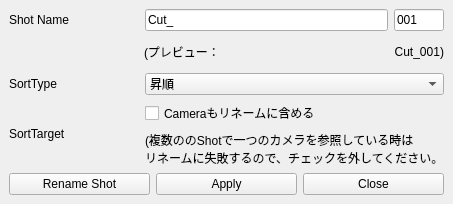
<?xml version="1.0" encoding="UTF-8"?>
<ui version="4.0">
 <class>MainWindow</class>
 <widget class="QMainWindow" name="MainWindow">
  <property name="geometry">
   <rect>
    <x>0</x>
    <y>0</y>
    <width>387</width>
    <height>204</height>
   </rect>
  </property>
  <property name="windowTitle">
   <string>ShotRenamer</string>
  </property>
  <widget class="QWidget" name="centralwidget">
   <layout class="QVBoxLayout" name="verticalLayout_2">
    <item>
     <layout class="QHBoxLayout" name="horizontalLayout_6">
      <item>
       <widget class="QLabel" name="label_7">
        <property name="sizePolicy">
         <sizepolicy hsizetype="Fixed" vsizetype="Fixed">
          <horstretch>0</horstretch>
          <verstretch>0</verstretch>
         </sizepolicy>
        </property>
        <property name="minimumSize">
         <size>
          <width>130</width>
          <height>0</height>
         </size>
        </property>
        <property name="text">
         <string>Shot Name</string>
        </property>
       </widget>
      </item>
      <item>
       <widget class="QLineEdit" name="shotName">
        <property name="sizePolicy">
         <sizepolicy hsizetype="Minimum" vsizetype="Fixed">
          <horstretch>0</horstretch>
          <verstretch>0</verstretch>
         </sizepolicy>
        </property>
        <property name="text">
         <string>Cut_</string>
        </property>
       </widget>
      </item>
      <item>
       <widget class="QLineEdit" name="shotNumber">
        <property name="sizePolicy">
         <sizepolicy hsizetype="Maximum" vsizetype="Fixed">
          <horstretch>0</horstretch>
          <verstretch>0</verstretch>
         </sizepolicy>
        </property>
        <property name="minimumSize">
         <size>
          <width>0</width>
          <height>0</height>
         </size>
        </property>
        <property name="maximumSize">
         <size>
          <width>50</width>
          <height>16777215</height>
         </size>
        </property>
        <property name="text">
         <string>001</string>
        </property>
       </widget>
      </item>
     </layout>
    </item>
    <item>
     <layout class="QHBoxLayout" name="horizontalLayout_5">
      <property name="spacing">
       <number>0</number>
      </property>
      <item>
       <spacer name="horizontalSpacer_3">
        <property name="orientation">
         <enum>Qt::Horizontal</enum>
        </property>
        <property name="sizeType">
         <enum>QSizePolicy::Maximum</enum>
        </property>
        <property name="sizeHint" stdset="0">
         <size>
          <width>135</width>
          <height>20</height>
         </size>
        </property>
       </spacer>
      </item>
      <item>
       <widget class="QLabel" name="label_2">
        <property name="text">
         <string>(プレビュー：</string>
        </property>
       </widget>
      </item>
      <item>
       <widget class="QLabel" name="previewText">
        <property name="text">
         <string>Cut_001</string>
        </property>
        <property name="alignment">
         <set>Qt::AlignRight|Qt::AlignTrailing|Qt::AlignVCenter</set>
        </property>
       </widget>
      </item>
      <item>
       <widget class="QLabel" name="label_8">
        <property name="sizePolicy">
         <sizepolicy hsizetype="Fixed" vsizetype="Preferred">
          <horstretch>0</horstretch>
          <verstretch>0</verstretch>
         </sizepolicy>
        </property>
        <property name="text">
         <string>)</string>
        </property>
       </widget>
      </item>
     </layout>
    </item>
    <item>
     <layout class="QHBoxLayout" name="horizontalLayout_3">
      <item>
       <widget class="QLabel" name="label_6">
        <property name="sizePolicy">
         <sizepolicy hsizetype="Fixed" vsizetype="Fixed">
          <horstretch>0</horstretch>
          <verstretch>0</verstretch>
         </sizepolicy>
        </property>
        <property name="minimumSize">
         <size>
          <width>130</width>
          <height>0</height>
         </size>
        </property>
        <property name="text">
         <string>SortType</string>
        </property>
       </widget>
      </item>
      <item>
       <widget class="QComboBox" name="sortType">
        <property name="minimumSize">
         <size>
          <width>50</width>
          <height>0</height>
         </size>
        </property>
        <item>
         <property name="text">
          <string>昇順</string>
         </property>
        </item>
       </widget>
      </item>
     </layout>
    </item>
    <item>
     <layout class="QHBoxLayout" name="horizontalLayout_2">
      <item>
       <widget class="QLabel" name="label_4">
        <property name="sizePolicy">
         <sizepolicy hsizetype="Fixed" vsizetype="Fixed">
          <horstretch>0</horstretch>
          <verstretch>0</verstretch>
         </sizepolicy>
        </property>
        <property name="minimumSize">
         <size>
          <width>130</width>
          <height>0</height>
         </size>
        </property>
        <property name="text">
         <string>SortTarget</string>
        </property>
       </widget>
      </item>
      <item>
       <layout class="QVBoxLayout" name="verticalLayout">
        <item>
         <widget class="QCheckBox" name="is_rename_camera">
          <property name="text">
           <string>Cameraもリネームに含める</string>
          </property>
         </widget>
        </item>
        <item>
         <widget class="QLabel" name="label_5">
          <property name="sizePolicy">
           <sizepolicy hsizetype="Minimum" vsizetype="Fixed">
            <horstretch>0</horstretch>
            <verstretch>0</verstretch>
           </sizepolicy>
          </property>
          <property name="minimumSize">
           <size>
            <width>0</width>
            <height>0</height>
           </size>
          </property>
          <property name="text">
           <string>&lt;html&gt;&lt;head/&gt;&lt;body&gt;&lt;p&gt;(複数ののShotで一つのカメラを参照している時は&lt;br/&gt;リネームに失敗するので、チェックを外してください。&lt;/p&gt;&lt;/body&gt;&lt;/html&gt;</string>
          </property>
         </widget>
        </item>
       </layout>
      </item>
     </layout>
    </item>
    <item>
     <layout class="QHBoxLayout" name="horizontalLayout">
      <item>
       <widget class="QPushButton" name="startRenameButton">
        <property name="text">
         <string>Rename Shot</string>
        </property>
       </widget>
      </item>
      <item>
       <widget class="QPushButton" name="applyButton">
        <property name="text">
         <string>Apply</string>
        </property>
       </widget>
      </item>
      <item>
       <widget class="QPushButton" name="closeButton">
        <property name="text">
         <string>Close</string>
        </property>
       </widget>
      </item>
     </layout>
    </item>
   </layout>
  </widget>
  <widget class="QMenuBar" name="menubar">
   <property name="geometry">
    <rect>
     <x>0</x>
     <y>0</y>
     <width>387</width>
     <height>21</height>
    </rect>
   </property>
  </widget>
 </widget>
 <resources/>
 <connections/>
</ui>
